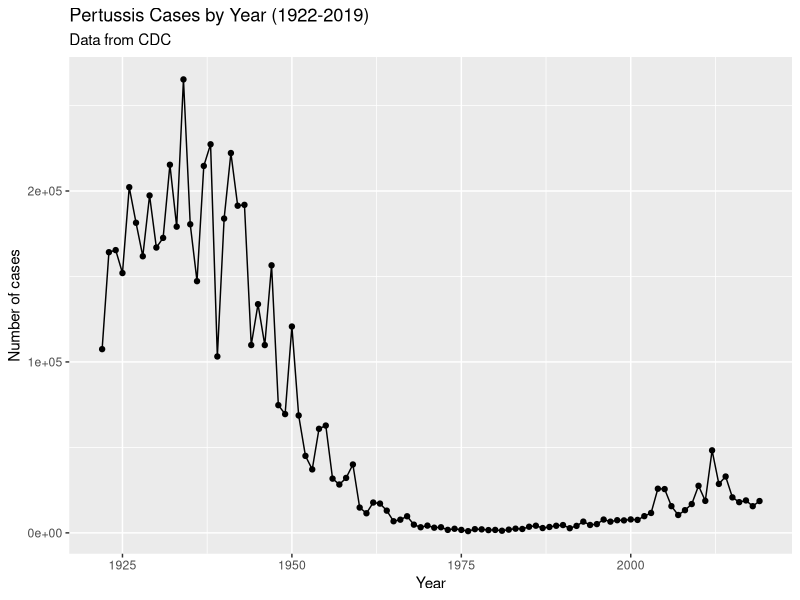
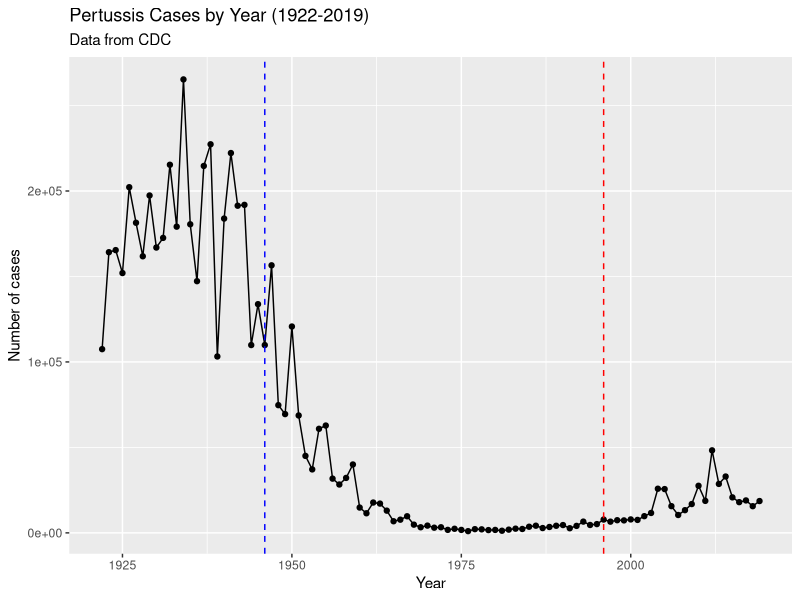

R code for these plots, in order: (Note: this script raises an error after producing the figures.)
## ---- chunk 1
cdc <- data.frame(
                                 Year = c(1922L,1923L,1924L,1925L,
                                          1926L,1927L,1928L,1929L,1930L,1931L,
                                          1932L,1933L,1934L,1935L,1936L,
                                          1937L,1938L,1939L,1940L,1941L,1942L,
                                          1943L,1944L,1945L,1946L,1947L,
                                          1948L,1949L,1950L,1951L,1952L,
                                          1953L,1954L,1955L,1956L,1957L,1958L,
                                          1959L,1960L,1961L,1962L,1963L,
                                          1964L,1965L,1966L,1967L,1968L,1969L,
                                          1970L,1971L,1972L,1973L,1974L,
                                          1975L,1976L,1977L,1978L,1979L,1980L,
                                          1981L,1982L,1983L,1984L,1985L,
                                          1986L,1987L,1988L,1989L,1990L,
                                          1991L,1992L,1993L,1994L,1995L,1996L,
                                          1997L,1998L,1999L,2000L,2001L,
                                          2002L,2003L,2004L,2005L,2006L,2007L,
                                          2008L,2009L,2010L,2011L,2012L,
                                          2013L,2014L,2015L,2016L,2017L,2018L,
                                          2019L),
         Cases = c(107473,164191,165418,152003,
                                          202210,181411,161799,197371,
                                          166914,172559,215343,179135,265269,
                                          180518,147237,214652,227319,103188,
                                          183866,222202,191383,191890,109873,
                                          133792,109860,156517,74715,69479,
                                          120718,68687,45030,37129,60886,
                                          62786,31732,28295,32148,40005,
                                          14809,11468,17749,17135,13005,6799,
                                          7717,9718,4810,3285,4249,3036,
                                          3287,1759,2402,1738,1010,2177,2063,
                                          1623,1730,1248,1895,2463,2276,
                                          3589,4195,2823,3450,4157,4570,
                                          2719,4083,6586,4617,5137,7796,6564,
                                          7405,7298,7867,7580,9771,11647,
                                          25827,25616,15632,10454,13278,
                                          16858,27550,18719,48277,28639,32971,
                                          20762,17972,18975,15609,18617)
       )

## ---- chunk 2
library(ggplot2)
baseplot <- ggplot(cdc) +
  aes(x=Year, y=Cases) +
  geom_point() +
  geom_line() +
  labs(title = "Pertussis Cases by Year (1922-2019)", subtitle = "Data from CDC", x = "Year", y = "Number of cases")
baseplot
## ---- chunk 3
baseplot + geom_vline(xintercept=1946, col="blue", linetype=2) + geom_vline(xintercept=1996, col="red", linetype=2) 
## ---- chunk 4
# Allows us to read, write and process JSON data
library(jsonlite)
## ---- chunk 5
subject <- read_json("https://www.cmi-pb.org/api/subject", simplifyVector = TRUE)
head(subject)
## ---- chunk 6
table(subject$infancy_vac)
## ---- chunk 7
table(subject$biological_sex)
## ---- chunk 8
table(subject$biological_sex, subject$race)
## ---- chunk 9
library(lubridate)
#test
today()
#how many days have passied since the new year 2000
time_length(today() - ymd("2000-01-01"), "years")
## ---- chunk 10
age_days <- today() - ymd(subject$year_of_birth)
age_years <- time_length(age_days, "years")
head(age_years)
subject$age <- age_years
## ---- chunk 11
library(dplyr)
ap <- subject %>% filter(infancy_vac == "aP")
summary( ap$age )
## ---- chunk 12
wp <- subject %>% filter(infancy_vac == "wP")
summary( wp$age )
## ---- chunk 13
ap.age <- filter(subject, infancy_vac == "aP")$age
wp.age <- filter(subject, infancy_vac == "wP")$age

mean(ap.age)
mean(wp.age)

t.test(ap.age, wp.age)
## ---- chunk 14
int <- ymd(subject$date_of_boost) - ymd(subject$year_of_birth)
age_at_boost <- time_length(int, "year")
head(age_at_boost)
## ---- chunk 15
ggplot(subject) +
  aes(time_length(age, "year"),
      fill=as.factor(infancy_vac)) +
  geom_histogram(show.legend=FALSE) +
  facet_wrap(vars(infancy_vac), nrow=2) 
## ---- chunk 16
specimen <- read_json("https://www.cmi-pb.org/api/specimen", simplifyVector = TRUE) 
titer <- read_json("https://www.cmi-pb.org/api/ab_titer", simplifyVector = TRUE) 
## ---- chunk 17
meta <- inner_join(specimen, subject)
dim(meta)
## ---- chunk 18
abdata <- inner_join(titer, meta)
dim(abdata)
## ---- chunk 19
table(abdata$isotype)
## ---- chunk 20
table(abdata$visit)
## ---- chunk 21
ig1 <- abdata %>% filter(isotype == "IgG1", visit!=8)
head(ig1)
## ---- chunk 22
ggplot(ig1) +
  aes(MFI, antigen) +
  geom_boxplot() + 
  facet_wrap(vars(visit), nrow=2)
## ---- chunk 23
ggplot(ig1) +
  aes(MFI, antigen, col=infancy_vac ) +
  geom_boxplot(show.legend = FALSE) + 
  facet_wrap(vars(visit), nrow=2) +
  theme_bw()
## ---- chunk 24
ggplot(ig1) +
  aes(MFI, antigen, col=infancy_vac ) +
  geom_boxplot(show.legend = FALSE) + 
  facet_wrap(vars(infancy_vac, visit), nrow=2)
## ---- chunk 25
filter(ig1, antigen=="Measles") %>%
  ggplot() +
  aes(MFI, col=infancy_vac) +
  geom_boxplot(show.legend = FALSE) +
  facet_wrap(vars(visit)) +
  theme_bw()
## ---- chunk 26
filter(ig1, antigen=="FIM2/3") %>%
  ggplot() +
  aes(MFI, col=infancy_vac) +
  geom_boxplot(show.legend = FALSE) +
  facet_wrap(vars(visit)) +
  theme_bw()
## ---- chunk 27
url <- "https://www.cmi-pb.org/api/v2/rnaseq?versioned_ensembl_gene_id=eq.ENSG00000211896.7"

rna <- read_json(url, simplifyVector = TRUE) 
## ---- chunk 28
#meta <- inner_join(specimen, subject)
ssrna <- inner_join(rna, meta)
## ---- chunk 29
ggplot(ssrna) +
  aes(visit, tpm, group=subject_id) +
  geom_point() +
  geom_line(alpha=0.2)
## ---- chunk 30
ggplot(ssrna) +
  aes(tpm, col=infancy_vac) +
  geom_boxplot() +
  facet_wrap(vars(visit))
## ---- chunk 31
ssrna %>%  
  filter(visit==4) %>% 
  ggplot() +
    aes(tpm, col=infancy_vac) + geom_density() + 
    geom_rug() 
